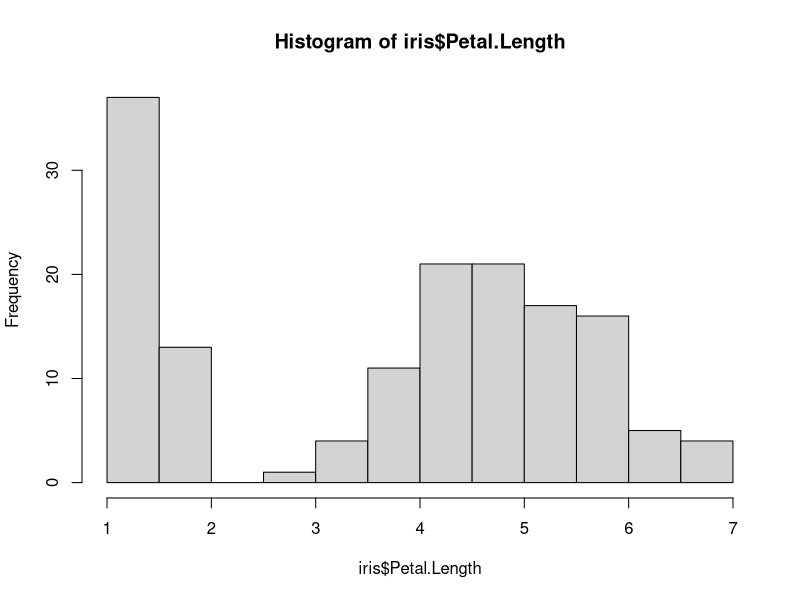
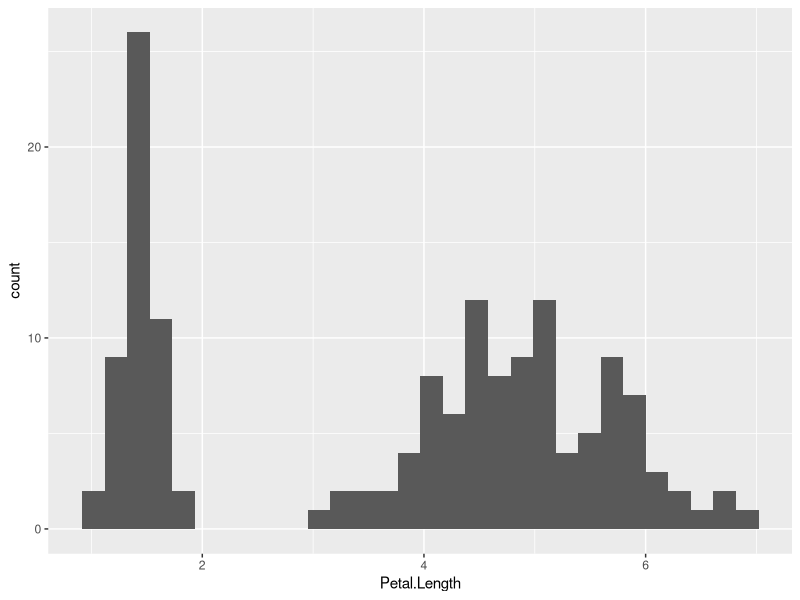
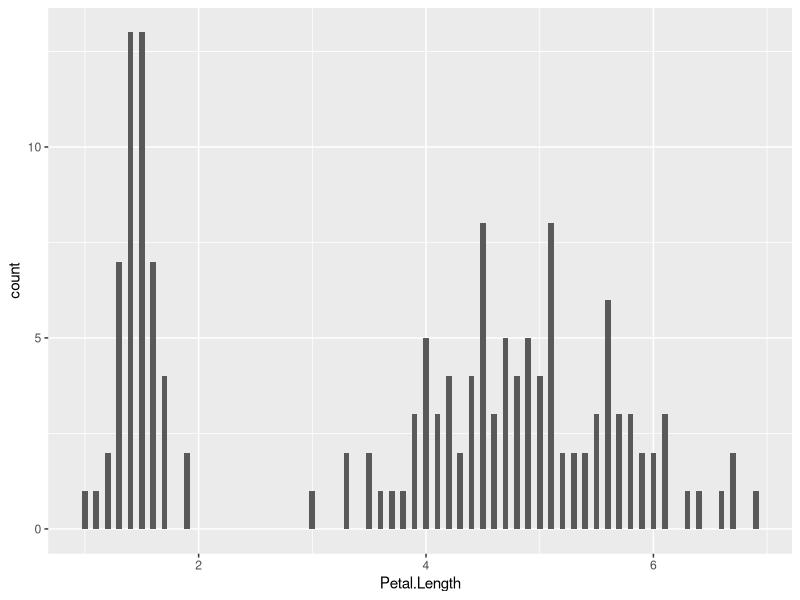
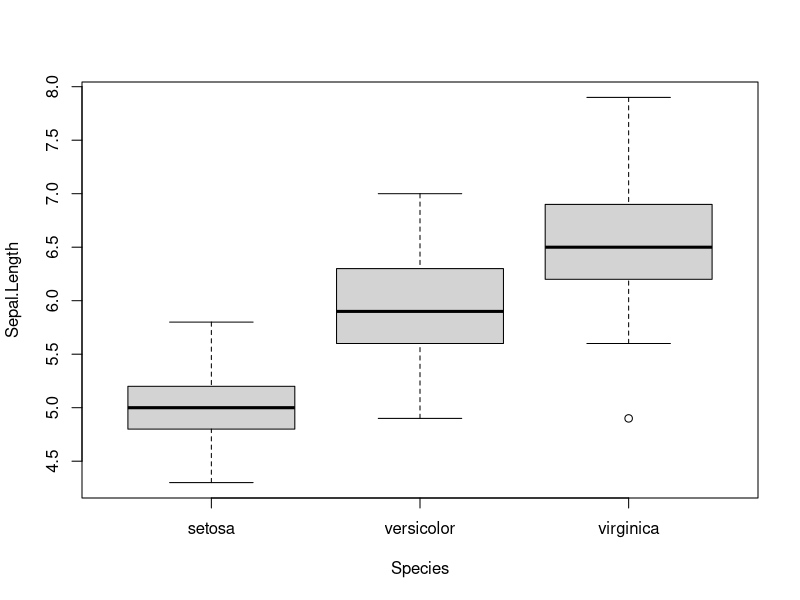

R code for these plots, in order:
#load data

data("iris")

#calculate mean of petal length

petal_length_mean <- mean(iris$Petal.Length)

#plot distribution of Petal.Length

hist(iris$Petal.Length)

#install and load ggplot2

library(ggplot2)

#plot histogram with ggplot2

ggplot(data=iris, aes(x=Petal.Length)) + geom_histogram()
ggplot(data=iris, aes(x=Petal.Length)) + geom_histogram(binwidth = 0.05)

#summary table of each column

summary(iris$Sepal.Length)
summary(iris$Sepal.Width)
summary(iris$Petal.Length)
summary(iris$Petal.Width)
summary(iris$Species)

#other visualizations

plot(iris$Species,iris$Sepal.Length, xlab = "Species", ylab = "Sepal.Length")

